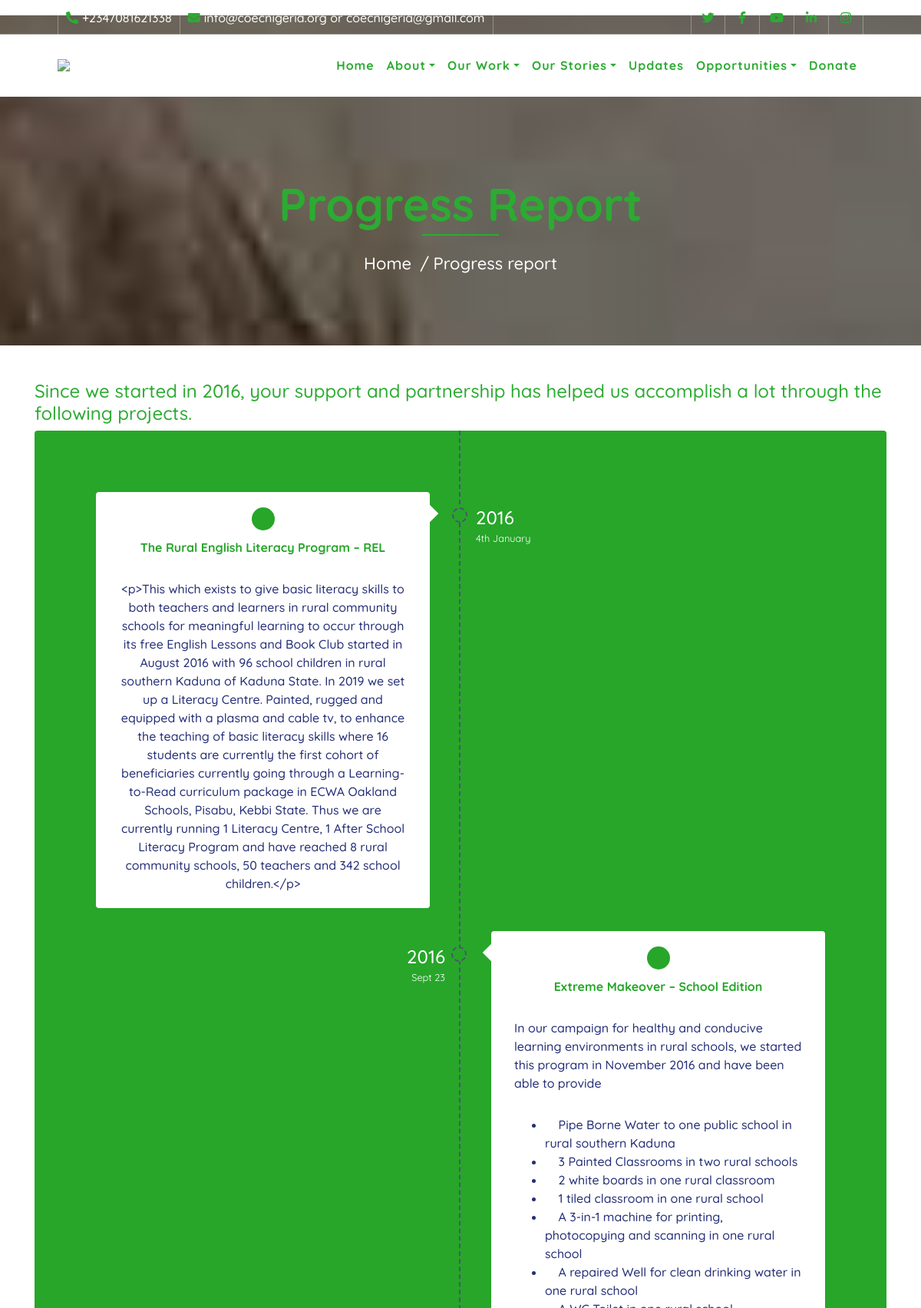
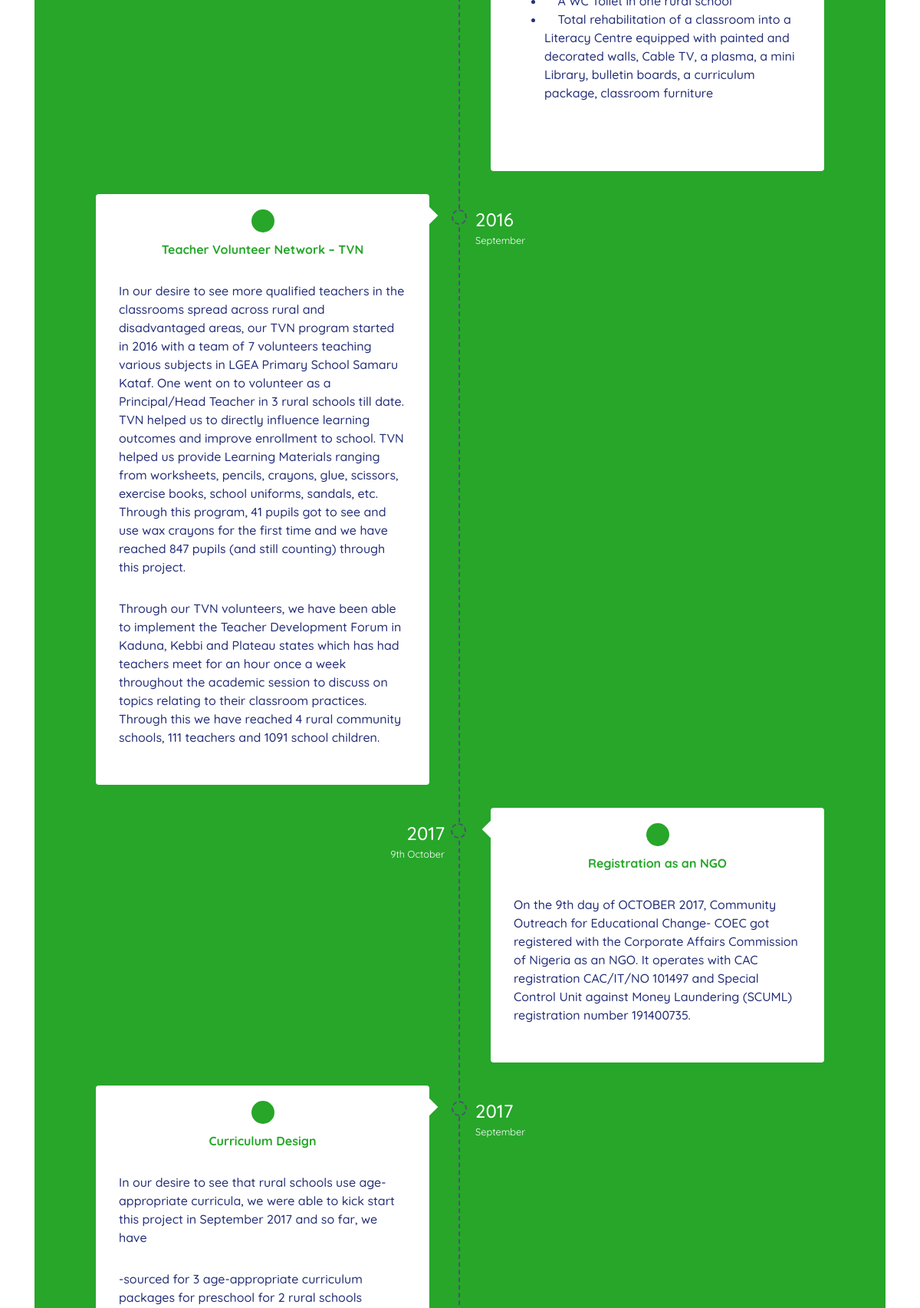
/cocec/progress_report.php (upper part), run on the app's committed database (2 pictures, top to bottom).
### tables this page shows
CREATE TABLE `content` (
  `id` int(11) NOT NULL,
  `title` varchar(555) DEFAULT NULL,
  `image` varchar(555) DEFAULT NULL,
  `description` text DEFAULT NULL,
  `data1` varchar(555) DEFAULT NULL COMMENT 'date, goal, year, url, role/business',
  `data2` varchar(555) DEFAULT NULL COMMENT 'time, raised, date',
  `data3` varchar(555) DEFAULT NULL COMMENT 'venue',
  `type` varchar(333) DEFAULT NULL,
  `featured` int(11) DEFAULT 0,
  `status` int(11) DEFAULT 1 COMMENT '1 = active, 0 =not active, 2 = disabled',
  `reg_date` timestamp NULL DEFAULT current_timestamp()
);

### cocec/inc/connect.php (called while the page is built, shortened)
<?php session_start();
		class run_query extends connect{
		public function __construct( $query_mlc){
			$this->connect_db = new PDO("mysql:host=$this->host;dbname=$this->db",$this->username,$this->password);
			$this->query_run = $this->connect_db ->query($query_mlc);
			$this->num_rows = $this->query_run->rowCount();
			}
			public	 function result(){
			$this->result =  $this->query_run ->fetch(PDO::FETCH_BOTH);
			return $this->result;
			}
	}
?>

### cocec/inc/timeline.php (the view)
<?php
                           $prog_report = new run_query( "select * from content where type ='PROG_REPORT' and status = '1' order by id " );
                           if( $prog_report->num_rows >= 1){
                               while( $prog_report_data =$prog_report->result() ){
                               extract($prog_report_data);
               ?>
        <div class="timeline-row">
            <div class="timeline-time" style="color:#fff;"><?=$data1?><small><?=$data2?></small></div>
            <div class="timeline-content">
              <i class="icon-attachment"></i>
              <p style="color:#27a62a;"><b><?=$title?></b></p>
              <div style="color:#242e77 !important;">
              <?=$description?>
                               </div>
            </div>
        </div>
<?php }} ?>

### cocec/css/style.css (style rules this page uses)
body { color: #242D78; font-weight: 500; background: #ffffff; font-family: 'Quicksand', sans-serif; }

### cocec/progress_report.php (style rules this page uses)
body { margin-top: 20px; color: #bcd0f7; background: #FFFFFF; }
.timeline-row { padding-left: 50%; position: relative; margin-bottom: 30px; }
.timeline-row .timeline-time { position: absolute; right: 50%; top: 15px; text-align: right; margin-right: 20px; color: #bcd0f7; font-size: 1.5rem; }
.timeline-row .timeline-time small { display: block; font-size: 0.8rem; }
.timeline-row .timeline-content { position: relative; padding: 20px 30px; background: #FFFFFF; -webkit-border-radius: 4px; -moz-border-radius: 4px; border-radius: 4px; display: flex; align-items: center; justify-content: center; flex-direction: column; text-align: center; }
.timeline-row .timeline-content:after { content: ""; position: absolute; top: 20px; height: 16px; width: 16px; background: #FFFFFF; }
.timeline-row .timeline-content:before { content: ""; position: absolute; top: 20px; right: -49px; width: 20px; height: 20px; -webkit-border-radius: 100px; -moz-border-radius: 100px; border-radius: 100px; z-index: 10; background: #27a62a; border: 2px dashed #4b546f; }
.timeline-row .timeline-content p { margin-bottom: 30px; line-height: 150%; }
.timeline-row .timeline-content i { font-size: 1.2rem; line-height: 100%; padding: 15px; -webkit-border-radius: 100px; -moz-border-radius: 100px; border-radius: 100px; background: #27a62a; margin-bottom: 10px; display: inline-block; }
.timeline-row:nth-child(even) .timeline-content { margin-left: 40px; text-align: left; }
.timeline-row:nth-child(even) .timeline-content:after { left: -8px; right: initial; border-bottom: 0; border-left: 0; transform: rotate(-135deg); }
.timeline-row:nth-child(even) .timeline-content:before { left: -52px; right: initial; }
.timeline-row:nth-child(odd) { padding-left: 0; padding-right: 50%; }
.timeline-row:nth-child(odd) .timeline-time { right: auto; left: 50%; text-align: left; margin-right: 0; margin-left: 20px; }
.timeline-row:nth-child(odd) .timeline-content { margin-right: 40px; }
.timeline-row:nth-child(odd) .timeline-content:after { right: -8px; border-left: 0; border-bottom: 0; transform: rotate(45deg); }

### data on the page
content: data1 "2016", data2 "4th January", title "The Rural English Literacy Program – REL", description "<p>This which exists to give basic literacy skills to both teachers and learners in rural community schools for meaningful learning to occur through its free English Lessons and Book Club started in August 2016 with 96 school children in rural southern Kaduna of Kaduna State. In 2019 we set up a Literacy Centre. Painted, rugged and equipped with a plasma and cable tv, to enhance the teaching of basic literacy skills where 16 students are currently the first cohort of beneficiaries currently going through a Learning-to-Read curriculum package in ECWA Oakland Schools, Pisabu, Kebbi State. Thus we are currently running 1 Literacy Centre, 1 After School Literacy Program and have reached 8 rural…"
content: data1 "2016", data2 "Sept 23", title "Extreme Makeover – School Edition", description "In our campaign for healthy and conducive learning environments in rural schools, we started this program in November 2016 and have been able to provide Pipe Borne Water to one public school in rural southern Kaduna 3 Painted Classrooms in two rural schools 2 white boards in one rural classroom 1 tiled classroom in one rural school A 3-in-1 machine for printing, photocopying and scanning in one rural school A repaired Well for clean drinking water in one rural school A WC Toilet in one rural school Total rehabilitation of a classroom into a Literacy Centre equipped with painted and decorated walls, Cable TV, a plasma, a mini Library, bulletin boards, a curriculum package, classroom furniture"
content: data1 "2016", data2 "September", title "Teacher Volunteer Network – TVN", description "In our desire to see more qualified teachers in the classrooms spread across rural and disadvantaged areas, our TVN program started in 2016 with a team of 7 volunteers teaching various subjects in LGEA Primary School Samaru Kataf. One went on to volunteer as a Principal/Head Teacher in 3 rural schools till date. TVN helped us to directly influence learning outcomes and improve enrollment to school. TVN helped us provide Learning Materials ranging from worksheets, pencils, crayons, glue, scissors, exercise books, school uniforms, sandals, etc. Through this program, 41 pupils got to see and use wax crayons for the first time and we have reached 847 pupils (and still counting) through this…"
content: data1 "2017", data2 "9th October", title "Registration as an NGO", description "On the 9th day of OCTOBER 2017, Community Outreach for Educational Change- COEC got registered with the Corporate Affairs Commission of Nigeria as an NGO. It operates with CAC registration CAC/IT/NO 101497 and Special Control Unit against Money Laundering (SCUML) registration number 191400735."
content: data1 "2017", data2 "September", title "Curriculum Design", description "In our desire to see that rural schools use age-appropriate curricula, we were able to kick start this project in September 2017 and so far, we have -sourced for 3 age-appropriate curriculum packages for preschool for 2 rural schools"
